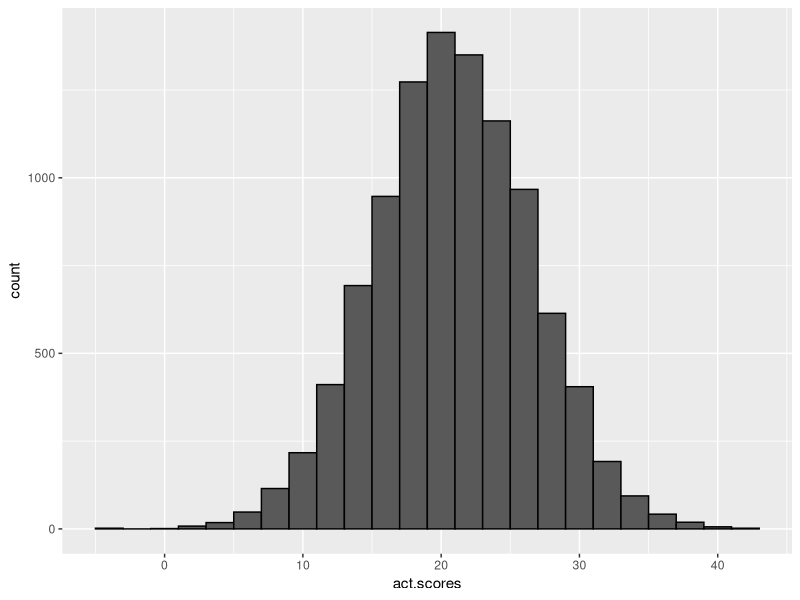
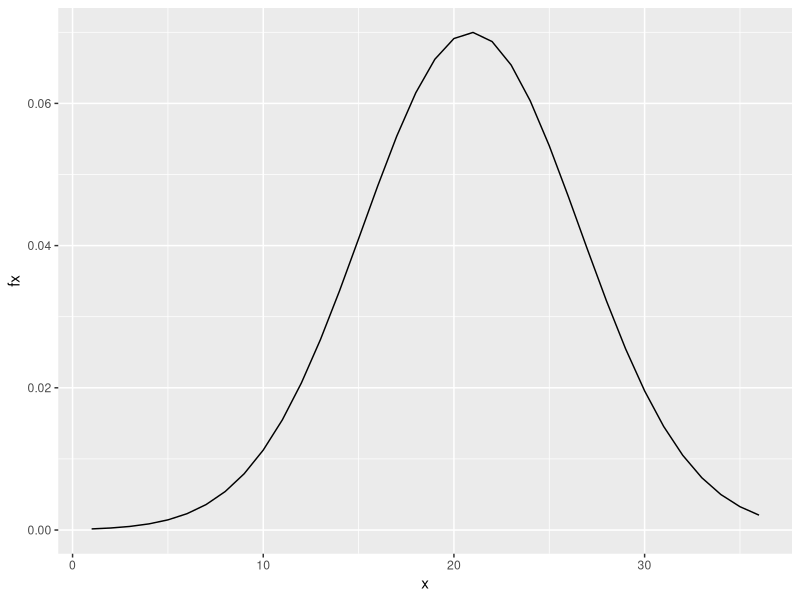
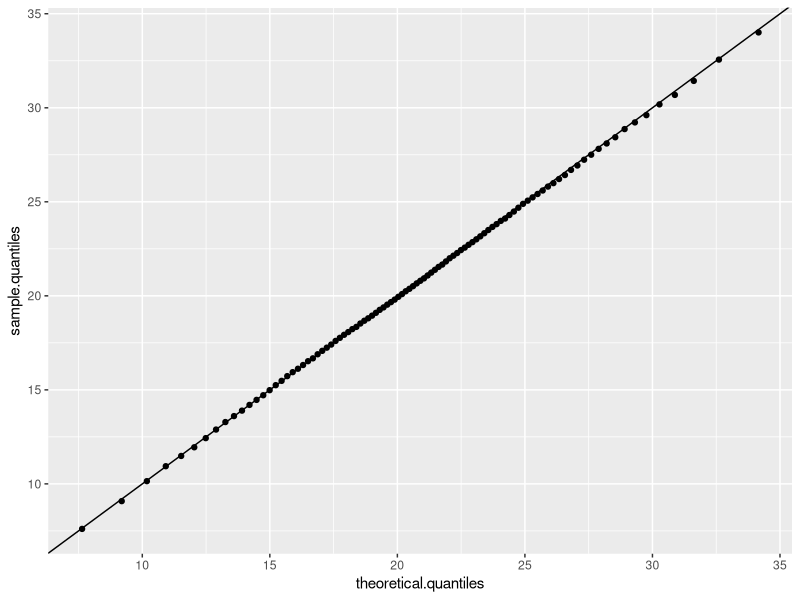

Generate these figures, in order, with R:
#!/usr/bin/env Rscript
suppressPackageStartupMessages(library(tidyverse))
library(dslabs)

set.seed(16,
  sample.kind = "Rounding"
)
act.mean <- 20.9
act.sd <- 5.7
n <- 10000
act.scores <- rnorm(n, act.mean, act.sd)

print("mean of act.scores: ")
mean(act.scores)

print("sd of act.scores: ")
sd(act.scores)

# plot distribution of simulated ACT scores
data.frame(act.scores = act.scores) %>%
  ggplot(aes(act.scores)) +
  geom_histogram(color = "black", binwidth = 2)

print("How many perfect scores (= 36)?")
sum(act.scores >= 36)

print("In act_scores, what is the probability of an ACT score greater than 30?")
sum(act.scores > 30) / n

print("In act_scores, what is the probability of an ACT score less than or equal to 10?")
sum(act.scores <= 10) / n

x <- seq(1:36)
fx <- dnorm(x, 20.9, 5.7)
data.frame(x, fx) %>%
  ggplot(aes(x, fx)) +
  geom_line()

zscores <-
  (act.scores - mean(act.scores)) / sd(act.scores)
print("What is the probability of a Z-score greater than 2 (2 standard deviations above the mean)?")
sum(zscores > 2) / n

print("What ACT score value corresponds to 2 standard deviations above the mean (Z = 2)?")
2 * sd(act.scores) + mean(act.scores)

print("What is the 97.5th percentile of act_scores?")
qnorm(0.975, mean(act.scores), sd(act.scores))

F <- function(a) mean(act.scores <= a)

x <- seq(1, 32)

cdf <- sapply(x, F)

print("What is the minimum integer score such that the probability of that score or lower is at least .95?")

min(which(cdf >= 0.95))

print("Use qnorm() to determine the expected 95th percentile, the value for which the probability of receiving that score or lower is 0.95, given a mean score of 20.9 and standard deviation of 5.7.")
print("What is the expected 95th percentile of ACT scores?")

qnorm(0.95, 20.9, 5.7)

print("Make a vector containing the quantiles for p <- seq(0.01, 0.99, 0.01), the 1st through 99th percentiles of the act_scores data. Save these as sample_quantiles.")
print("In what percentile is a score of 26?")

p <- seq(0.01, 0.99, 0.01)

sample.quantiles <- quantile(act.scores, p)

names(sample.quantiles[max(which(sample.quantiles < 26))])

theoretical.quantiles <- qnorm(p, 20.9, 5.7)

qplot(theoretical.quantiles, sample.quantiles) + geom_abline()
